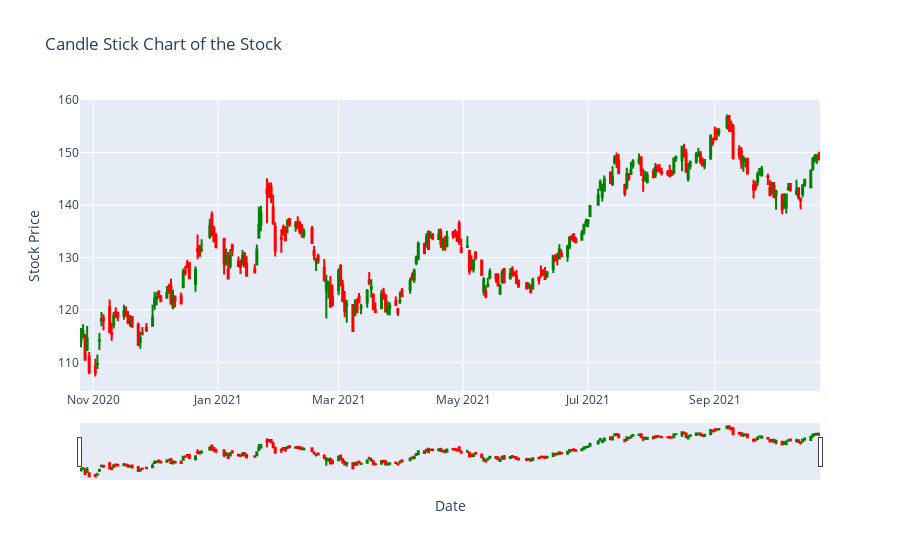

Write notebook code for a chart like this one.
### Markdown cell above
# Plot the Chart

### Code cell
figure = go.Figure(
    
    data = [
        go.Candlestick(
            x = stock.index,
            low = stock["Low"],
            high = stock["High"],
            close = stock["Close"],
            open = stock["Open"],
            increasing_line_color = "green",
            decreasing_line_color = "red"
            )
    ]
)

figure.update_layout(
title = "Candle Stick Chart of the Stock",
yaxis_title = "Stock Price",
xaxis_title = "Date")

figure.show()

### Figure 1 — Plotly figure (JSON) as saved in the notebook; plotly's stock layout.template omitted (floating-point values rounded to 4 significant figures; data arrays with more than 128 entries replaced by an {"elided": "..."} marker saying what was removed)
{"data": [{"close": {"elided": "251 float values"}, "decreasing": {"line": {"color": "red"}}, "high": {"elided": "251 float values"}, "increasing": {"line": {"color": "green"}}, "low": {"elided": "251 float values"}, "open": {"elided": "251 float values"}, "type": "candlestick", "x": {"elided": "251 str values"}}], "layout": {"title": {"text": "Candle Stick Chart of the Stock"}, "xaxis": {"title": {"text": "Date"}}, "yaxis": {"title": {"text": "Stock Price"}}}}
